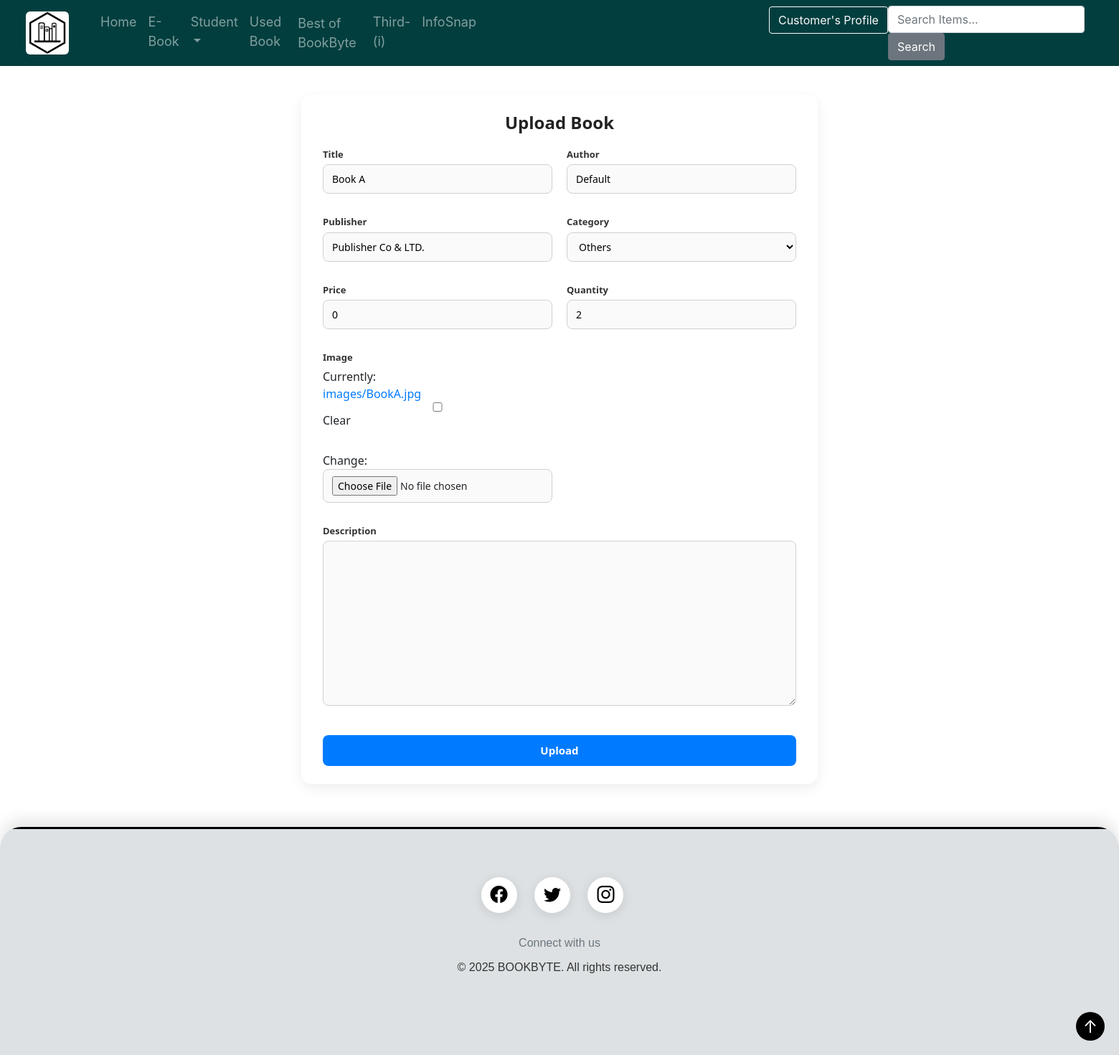
/edit_book/24/ (signed in), run on the app's committed database.
### products/models.py (models this page shows, shortened)
class Book(models.Model):
    title = models.CharField(max_length=200)
    author = models.CharField(max_length=200)
    publisher = models.CharField(max_length=200)
    description = models.TextField(blank=True, null=True)
    category_type = (('Story', 'Story'), ('Fiction', 'Fiction'), ('Non-Fiction', 'Non-Fiction'), ('Novel', 'Novel'),
                     ('History', 'History'), ('Poetry', 'Poetry'), ('Cookbook', 'Cookbook'),
                     ('Drama', 'Drama'), ('Thriller', 'Thriller'), ('Biography', 'Biography'), ('Action', 'Action'),
                     ('Literature', 'Literature'), ('Adventure', 'Adventure'), ('Others', 'Others'))
    category = models.CharField(max_length=200, choices=category_type, blank=True, null=True)
    price = models.IntegerField(blank=True, null=True)
    quantity = models.IntegerField(blank=True, null=True)
    image = models.ImageField(upload_to='images/', blank=True, null=True, default='images/default.jpg')
    review_choice = models.ForeignKey('Review', on_delete= models.CASCADE, blank=True, null=True)
    type = (('New', 'New'), ('Used', 'Used'), ('Academic', 'Academic'), ('Admission', 'Admission'))
    type_choice = models.CharField(max_length=100, choices=type, blank=True, null=True)
    donated_by = models.ForeignKey(User, on_delete=models.SET_NULL, null=True, blank=True)
    date_time = models.DateTimeField(auto_now_add=True, blank=True, null=True)
    sales_count = models.IntegerField(default=0)
    average_rating = models.FloatField(default=0.0)

### user/views.py (the view)
# urls.py: path('edit_book/<str:id>/', u_views.edit_book, name='edit_book'),
@login_required
def edit_book(request, id):
    book = get_object_or_404(Book, pk=id)
    if request.user != book.donated_by:
        return redirect('home')  # prevent others from editing
    if request.method == 'POST':
        form = BookForm(request.POST, request.FILES, instance=book)
        if form.is_valid():
            form.save()
            return redirect('home')  # or redirect to detail view
    else:
        form = BookForm(instance=book)
    context =  {'form': form, 'book': book}
    return render(request, 'donate_book.html',context=context)

### products/forms.py
class BookForm(ModelForm):
    class Meta:
        model = Book
        fields = ['title', 'author', 'publisher', 'description', 'image', 'category', 'price', 'quantity', 'type_choice']

### user/templates/donate_book.html (shortened to what this page needs)
{% extends 'main_user.html' %}
{% load static %}
{% block content %}
<link rel="stylesheet" href="{% static 'css/upload_book.css' %}">
<div class="form-container">
    <form action="" method="POST" enctype="multipart/form-data" class="form-card">
        <h2>Upload Book</h2>
        <div class="form-grid">
            <div class="form-group">
                <label for="id_title" class="form-label">Title</label>
                {{ form.title }}
            </div>
            <div class="form-group">
                <label for="id_author" class="form-label">Author</label>
                {{ form.author }}
            </div>
            <div class="form-group">
                <label for="id_publisher" class="form-label">Publisher</label>
                {{ form.publisher }}
            </div>
            <div class="form-group">
                <label for="id_category" class="form-label">Category</label>
                {{ form.category }}
            </div>
            <div class="form-group">
                <label for="id_price" class="form-label">Price</label>
                {{ form.price }}
            </div>
            <div class="form-group">
                <label for="id_quantity" class="form-label">Quantity</label>
                {{ form.quantity }}
            </div>
            <div class="form-group">
                <label for="id_image" class="form-label">Image</label>
                {{ form.image }}
            </div>
            <div class="form-group" style="grid-column: span 2;">
                <label for="id_description" class="form-label">Description</label>
                {{ form.description }}
            </div>
        </div>
        <input class="btn-submit" type="submit" value="Upload">
    </form>
</div>
{% endblock %}

### user/templates/navbar_user.html (shortened to what this page needs)
{% load static %}
<link rel="stylesheet" href="{% static 'css/user_navbar.css' %}">
<nav class="navbar navbar-expand-lg navbar-dark custom-navbar">
    <a class="navbar-brand" href="{% url 'home' %}">
        <img src="{% static 'images/images (1).png' %}" alt="">
    </a>
    <div class="collapse navbar-collapse" id="navbarSupportedContent" style="margin-left: 20px">
        <ul class="navbar-nav mr-auto">
            <li class="nav-item{% if request.path == '/home/' %} active{% endif %}">
                <a class="nav-link" href="{% url 'home' %}" style="font-size: large">Home</a>
            </li>
            <li class="nav-item{% if request.path == '/ebook_user/' %} active{% endif %}">
                <a class="nav-link" href="{% url 'ebook_user' %}" style="font-size: large">E-Book</a>
            </li>
            <li class="nav-item dropdown">
                <a class="nav-link dropdown-toggle{% if '/student/' in request.path %} active{% endif %}" href="#" style="font-size: large" id="navbarDropdown" role="button" data-toggle="dropdown" aria-haspopup="true" aria-expanded="false">
                    Student
                </a>
            </li>
            <li class="nav-item{% if request.path == '/usedBook_user/' %} active{% endif %}">
                <a class="nav-link" href="{% url 'usedBook_user' %}" style="font-size: large">Used Book</a>
            </li>
            <li class="nav-item{% if request.path == '/recommendation/' %} active{% endif %}">
                <a class="nav-link" href="{% url 'recommendation' %}" style="font-size: large;  transition: background-color 0.3s, transform 0.3s; border-radius: 5px; padding: 10px 15px; ">
                    Best of BookByte
                </a>
            </li>
            <li class="nav-item{% if request.path == '/chatbot/' %} active{% endif %}">
                <a class="nav-link" href="{% url 'chatbot' %}" style="font-size: large">Third-(i)</a>
            </li>
            <li class="nav-item{% if request.path == '/chatbot/' %} active{% endif %}">
                <a class="nav-link" href="{% url 'find_book' %}" style="font-size: large">InfoSnap</a>
            </li>
            <li class="nav-item dropdown" style="color: skyblue ; margin-left: 400px" >
                <a class="btn btn-outline-light{% if '/Profile/' in request.path %} active{% endif %}" href="#" id="navbarDropdown" role="button" data-toggle="dropdown" aria-haspopup="true" aria-expanded="false">
                    {{ user.username }}'s Profile
                </a>
            </li>
        </ul>
        <form class="form-inline my-2 my-lg-0" action="{% url 'search_user' %}" method="GET" style="margin-right: 30px">
            <input class="form-control mr-sm-2" type="search" name="q" placeholder="Search Items..." aria-label="Search">
            <button class="btn btn-secondary my-2 my-sm-0" type="submit">Search</button>
        </form>
    </div>
</nav>
<body>
</body>

### static/css/user_navbar.css (style rules this page uses)
.custom-navbar { background-color: #033E3E; border-top: none !important; transition: all 0.3s ease; }
.navbar-brand img { height: 60px; width: 60px; border-radius: 10%; margin-left: 20px; transition: all 0.3s ease; }
.navbar-nav .nav-link { transition: all 0.3s ease; }
.form-control { transition: all 0.3s ease; }
.btn-secondary { transition: all 0.3s ease; }

### static/css/upload_book.css (style rules this page uses)
.form-container { display: flex; justify-content: center; padding: 40px 20px; }
.form-card { background-color: #ffffff; padding: 25px 30px; width: 100%; max-width: 720px; border-radius: 14px; box-shadow: 0 6px 18px rgba(0, 0, 0, 0.07); font-family: 'Segoe UI', sans-serif; }
.form-card h2 { text-align: center; margin-bottom: 20px; font-size: 24px; color: #222; font-weight: 600; }
.form-grid { display: grid; grid-template-columns: 1fr 1fr; gap: 14px 20px; }
.form-group { display: flex; flex-direction: column; }
.form-label { font-size: 13px; font-weight: 600; color: #333; margin-bottom: 4px; }
.form-group input, .form-group select, .form-group textarea { padding: 9px 12px; border: 1px solid #d0d0d0; border-radius: 8px; font-size: 14px; background-color: #fafafa; transition: all 0.2s ease; }
.form-group textarea { min-height: 80px; resize: vertical; grid-column: span 2; }
.btn-submit { margin-top: 25px; width: 100%; padding: 10px; background-color: #007bff; border: none; color: white; font-size: 15px; font-weight: 600; border-radius: 8px; cursor: pointer; transition: background-color 0.25s ease; }

### data on the page
Book: title "Book A", author "Default", publisher "Publisher Co & LTD.", category "Others", price "0", quantity "2"

### other printed values
{{ user.username }} "Customer"
